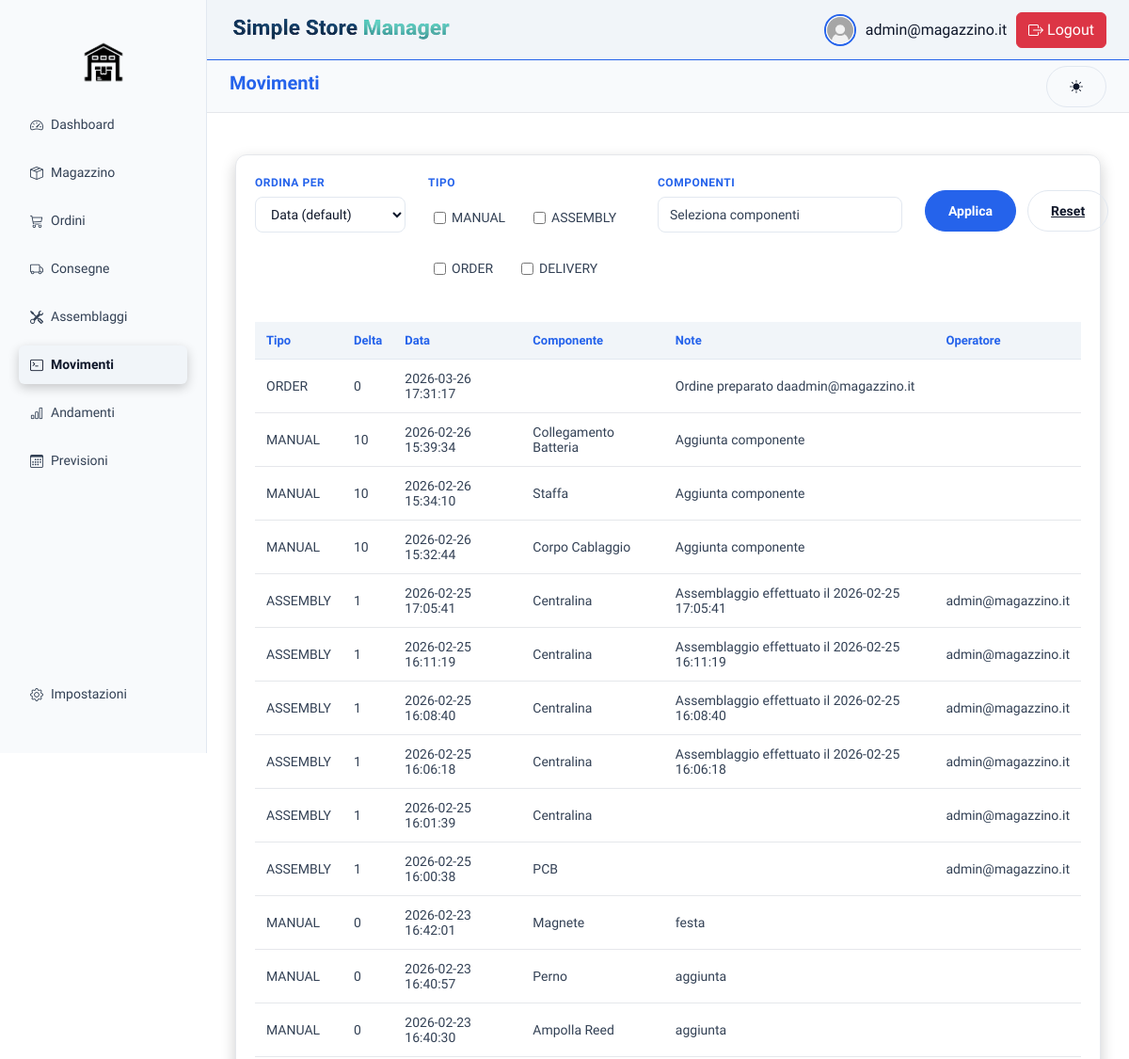
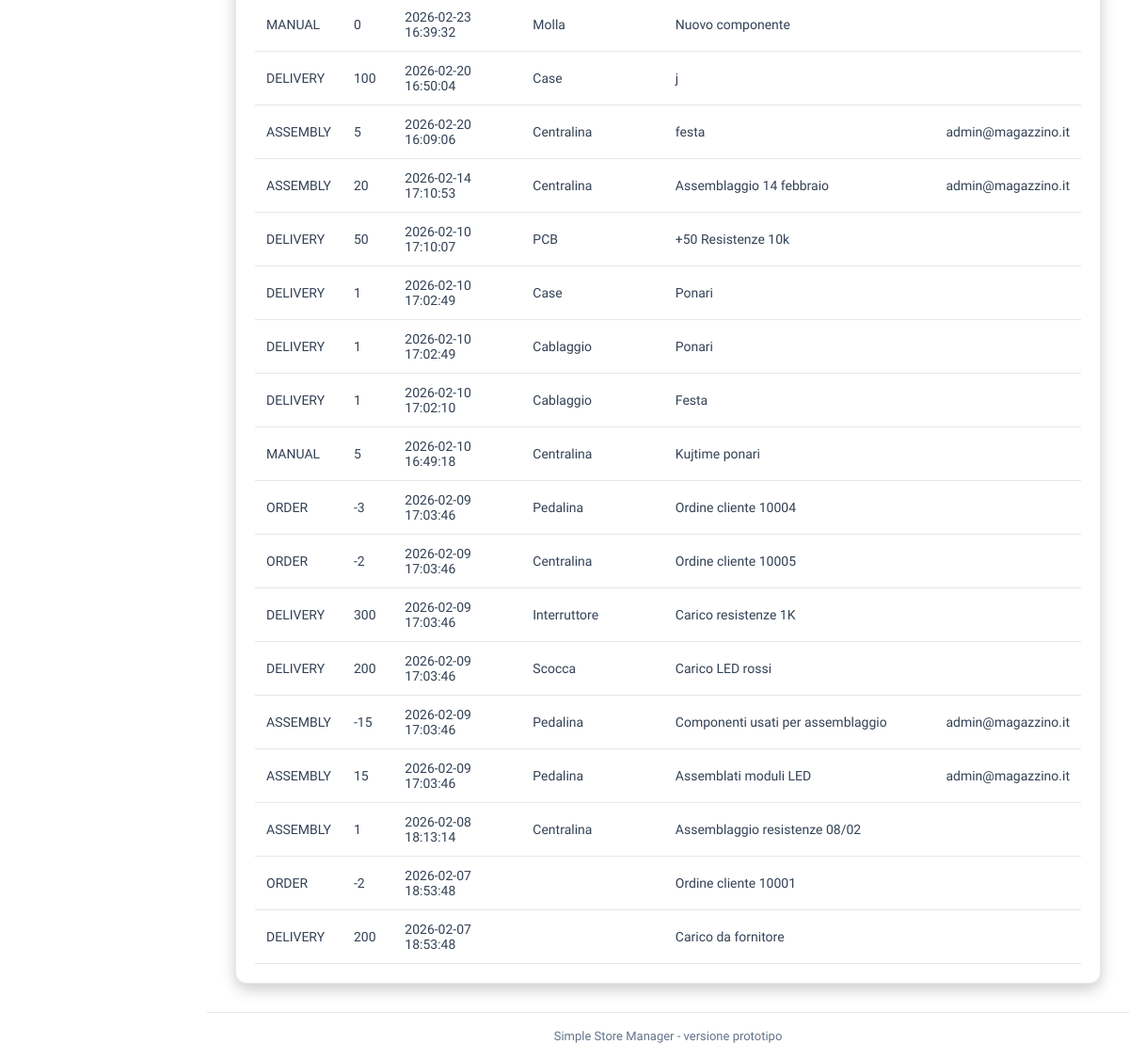
The app's page /index.php?page=movimenti (signed in) with its own data (2 pictures, top to bottom).
### tables this page shows
CREATE TABLE `movimenti` (
  `id` int(5) NOT NULL,
  `delta` int(10) NOT NULL,
  `tipo` enum('ORDER','DELIVERY','MANUAL','ASSEMBLY') NOT NULL,
  `id_ordine` int(5) DEFAULT NULL,
  `id_consegna` int(5) DEFAULT NULL,
  `id_assemblaggio` int(5) DEFAULT NULL,
  `id_componente` int(5) DEFAULT NULL,
  `data_movimento` datetime NOT NULL DEFAULT current_timestamp(),
  `note` text DEFAULT NULL
);

CREATE TABLE `componenti` (
  `id` int(5) NOT NULL,
  `sku` varchar(50) NOT NULL,
  `nome` varchar(30) NOT NULL,
  `qrcode` varchar(100) DEFAULT NULL,
  `unita_misura` varchar(10) DEFAULT NULL,
  `tipo` enum('RAW','ASSEMBLY') NOT NULL
);

CREATE TABLE `utenti` (
  `id` int(5) NOT NULL,
  `email` varchar(30) NOT NULL,
  `password_hash` varchar(255) NOT NULL,
  `ruolo` enum('WAREHOUSE','ADMIN') NOT NULL DEFAULT 'WAREHOUSE',
  `id_ruolo` int(5) DEFAULT NULL
);

### backend/query/movimenti.php (called while the page is built, shortened)
<?php
function getAllMovimenti($filters = []) {
    $pdo = connect();
    $where = [];
    $params = [];
    $sql = "
        SELECT
            m.tipo,
            m.delta,
            m.data_movimento,
            m.note,
            c.nome,
            u.email
        FROM movimenti m
        left JOIN componenti c ON c.id = m.id_componente
        left join assemblaggi a ON a.id = m.id_assemblaggio
        left join utenti u ON u.id = a.id_utente
    ";
    $allowedOrder = [
        'tipo' => 'm.tipo',
        'data' => 'm.data_movimento',
        'nome' => 'c.nome'
    ];
    if (!empty($filters['order']) && isset($allowedOrder[$filters['order']])) {
        $sql .= " ORDER BY " . $allowedOrder[$filters['order']].", m.data_movimento DESC";
    } else {
        $sql .= " ORDER BY m.data_movimento DESC";
    }
    $stmt = $pdo->prepare($sql);
    $stmt->execute($params);
    return $stmt->fetchAll(PDO::FETCH_ASSOC);
}
?>

### frontend/movimenti/movimenti.php (the view, shortened to what this page needs)
<?php
require_once 'backend/query/movimenti.php';
$filters = [
    'tipo'        => $_GET['tipo'] ?? [],
    'componenti'  => $_GET['componenti'] ?? [],
    'order'       => $_GET['order'] ?? null
];
$movimenti = getAllMovimenti($filters);
?>
<!DOCTYPE html>
<html lang="it">
<body>
  <div class="main">
    <div class="card card-movimenti">
      <form method="GET" class="filters" action="">
        <div class="filter-block">
          <label>Ordina per</label>
          <select name="order">
            <option value="">Data (default)</option>
          </select>
        </div>
        <div class="filter-block">
          <label>Tipo</label>
          <div class="checkbox-group">
            <?php foreach (['MANUAL', 'ASSEMBLY', 'ORDER', 'DELIVERY'] as $t): ?>
              <label class="checkbox-item">
                <input
                  type="checkbox"
                  name="tipo[]"
                  value="<?= $t ?>"
                  <?= in_array($t, $_GET['tipo'] ?? []) ? 'checked' : '' ?>>
                <?= $t ?>
              </label>
            <?php endforeach; ?>
          </div>
        </div>
        <div class="filter-block component-filter">
        <label>Componenti</label>
        <button type="button" class="component-toggle">
        </button>
        </div>
        <div class="filter-actions">
          <button type="submit" class="btn-primary">Applica</button>
          <a href="index.php?page=movimenti" class="btn-secondary">Reset</a>
        </div>
      </form>
      <table class="orders-table">
        <thead>
          <tr>
            <th>Tipo</th>
            <th>Delta</th>
            <th>Data</th>
            <th>Componente</th>
            <th>Note</th>
            <th>Operatore</th>
          </tr>
        </thead>
        <tbody>
          <?php foreach ($movimenti as $movimento): ?>
            <tr>
              <td><?= htmlspecialchars($movimento['tipo']) ?></td>
              <td><?= htmlspecialchars($movimento['delta']) ?></td>
              <td><?= htmlspecialchars($movimento['data_movimento']) ?></td>
              <td><?= htmlspecialchars($movimento['nome']) ?></td>
              <td><?= htmlspecialchars($movimento['note']) ?></td>
              <td><?= htmlspecialchars($movimento['email']) ?></td>
            </tr>
          <?php endforeach; ?>
        </tbody>
      </table>
    </div>
  </div>
</body>
</html>

### frontend/stile/layout.css (style rules this page uses)
:root { --sidebar-width: 13.75rem; }
* { box-sizing: border-box; margin: 0; padding: 0; }
body { font-family: "Sora", sans-serif; background-color: var(--background-color); color: var(--text-light); line-height: 1.5; -webkit-font-smoothing: antialiased; }
.main { margin-left: var(--sidebar-width); padding: 8.75rem 1.875rem 1.875rem; min-height: 100vh; transition: margin-left 0.3s ease; }
.card { background: var(--background-section); padding: 1.25rem; border-radius: 12px; border: 1px solid var(--background-hover); box-shadow: 0 6px 16px rgba(0, 0, 0, 0.2); display: flex; flex-direction: column; color: var(--text-light); }
.orders-table, .assembly-table { width: 100%; border-collapse: collapse; margin-top: 0.625rem; }
.orders-table th, .assembly-table th { text-align: left; font-size: 0.8125rem; color: var(--highlight-color); padding: 0.75rem; background-color: var(--background-thead); font-weight: 600; border-bottom: 1px solid var(--border-color); }
.orders-table td, .assembly-table td { padding: 0.75rem; border-bottom: 1px solid var(--background-hover); font-size: 0.875rem; color: var(--text-grey); }
input, select, textarea { width: 100%; padding: 0.625rem 0.75rem; border: 1px solid var(--background-hover); border-radius: 6px; font-size: max(1rem, 0.875rem); background-color: var(--background-color); color: var(--text-light); transition: border-color 0.2s, box-shadow 0.2s; }
.btn-primary { display: inline-flex; align-items: center; justify-content: center; padding: 0.625rem 1.5rem; font-size: 0.875rem; font-weight: 600; color: var(--background-color); background-color: var(--highlight-color); border: 1px solid var(--highlight-color); border-radius: 999px; cursor: pointer; transition: all 0.2s ease; min-height: 2.75rem; touch-action: manipulation; }
.btn-secondary { display: inline-flex; align-items: center; justify-content: center; padding: 0.625rem 1.5rem; font-size: 0.875rem; font-weight: 600; color: var(--text-light); background-color: transparent; border: 1px solid var(--border-color); border-radius: 999px; cursor: pointer; transition: all 0.2s ease; min-height: 2.75rem; touch-action: manipulation; }
.filters { display: grid; grid-template-columns: minmax(10rem, 13.75rem) minmax(13.75rem, 1fr) minmax(16.25rem, 1.4fr) auto; gap: 1.5rem; align-items: start; margin-bottom: 1.5625rem; }
.filter-block { display: flex; flex-direction: column; gap: 0.375rem; min-width: 0; }
.filter-block > label { font-size: 0.75rem; font-weight: 600; text-transform: uppercase; letter-spacing: 0.5px; color: var(--highlight-color); }
.filter-block select { height: 2.375rem; padding: 0 0.75rem; border-radius: 8px; border: 1px solid var(--border-color); background: var(--background-section); color: var(--text-light); font-size: 0.875rem; width: 100%; min-width: 0; }
.checkbox-group { display: flex; flex-wrap: wrap; gap: 0.625rem 1.125rem; }
.checkbox-item { display: flex; align-items: center; gap: 0.375rem; font-size: 0.875rem; color: var(--text-grey); cursor: pointer; padding: 0.25rem 0.375rem; border-radius: 6px; min-height: 2.75rem; }
.checkbox-item input { accent-color: var(--highlight-color); }
.component-filter { position: relative; }
.component-toggle { width: 100%; height: 2.375rem; padding: 0 0.75rem; border-radius: 8px; border: 1px solid var(--border-color); background: var(--background-section); color: var(--text-grey); font-size: 0.875rem; text-align: left; cursor: pointer; transition: border .15s ease; }
.filter-actions { display: flex; align-items: center; gap: 0.75rem; justify-content: flex-end; padding-top: 1.0625rem; }
.card-movimenti { overflow: visible; }

### records on screen
movimenti: tipo "ORDER", delta "0", data_movimento "2026-03-26 17:31:17", note "Ordine preparato daadmin@magazzino.it"
movimenti: tipo "MANUAL", delta "10", data_movimento "2026-02-26 15:39:34", id_componente.nome "Collegamento Batteria", note "Aggiunta componente"
movimenti: tipo "MANUAL", delta "10", data_movimento "2026-02-26 15:34:10", id_componente.nome "Staffa", note "Aggiunta componente"
movimenti: tipo "MANUAL", delta "10", data_movimento "2026-02-26 15:32:44", id_componente.nome "Corpo Cablaggio", note "Aggiunta componente"
movimenti: tipo "ASSEMBLY", delta "1", data_movimento "2026-02-25 17:05:41", id_componente.nome "Centralina", note "Assemblaggio effettuato il 2026-02-25 17:05:41", utenti.email "admin@magazzino.it"
movimenti: tipo "ASSEMBLY", delta "1", data_movimento "2026-02-25 16:11:19", id_componente.nome "Centralina", note "Assemblaggio effettuato il 2026-02-25 16:11:19", utenti.email "admin@magazzino.it"
movimenti: tipo "ASSEMBLY", delta "1", data_movimento "2026-02-25 16:08:40", id_componente.nome "Centralina", note "Assemblaggio effettuato il 2026-02-25 16:08:40", utenti.email "admin@magazzino.it"
movimenti: tipo "ASSEMBLY", delta "1", data_movimento "2026-02-25 16:06:18", id_componente.nome "Centralina", note "Assemblaggio effettuato il 2026-02-25 16:06:18", utenti.email "admin@magazzino.it"
movimenti: tipo "ASSEMBLY", delta "1", data_movimento "2026-02-25 16:01:39", id_componente.nome "Centralina", utenti.email "admin@magazzino.it"
movimenti: tipo "ASSEMBLY", delta "1", data_movimento "2026-02-25 16:00:38", id_componente.nome "PCB", utenti.email "admin@magazzino.it"
movimenti: tipo "MANUAL", delta "0", data_movimento "2026-02-23 16:42:01", id_componente.nome "Magnete", note "festa"
movimenti: tipo "MANUAL", delta "0", data_movimento "2026-02-23 16:40:57", id_componente.nome "Perno", note "aggiunta"
movimenti: tipo "MANUAL", delta "0", data_movimento "2026-02-23 16:40:30", id_componente.nome "Ampolla Reed", note "aggiunta"
movimenti: tipo "MANUAL", delta "0", data_movimento "2026-02-23 16:39:32", id_componente.nome "Molla", note "Nuovo componente"
movimenti: tipo "DELIVERY", delta "100", data_movimento "2026-02-20 16:50:04", id_componente.nome "Case", note "j"
movimenti: tipo "ASSEMBLY", delta "5", data_movimento "2026-02-20 16:09:06", id_componente.nome "Centralina", note "festa", utenti.email "admin@magazzino.it"
movimenti: tipo "ASSEMBLY", delta "20", data_movimento "2026-02-14 17:10:53", id_componente.nome "Centralina", note "Assemblaggio 14 febbraio", utenti.email "admin@magazzino.it"
movimenti: tipo "DELIVERY", delta "50", data_movimento "2026-02-10 17:10:07", id_componente.nome "PCB", note "+50 Resistenze 10k"
movimenti: tipo "DELIVERY", delta "1", data_movimento "2026-02-10 17:02:49", id_componente.nome "Case", note "Ponari"
movimenti: tipo "DELIVERY", delta "1", data_movimento "2026-02-10 17:02:49", id_componente.nome "Cablaggio", note "Ponari"
movimenti: tipo "DELIVERY", delta "1", data_movimento "2026-02-10 17:02:10", id_componente.nome "Cablaggio", note "Festa"
movimenti: tipo "MANUAL", delta "5", data_movimento "2026-02-10 16:49:18", id_componente.nome "Centralina", note "Kujtime ponari"
movimenti: tipo "ORDER", delta "-3", data_movimento "2026-02-09 17:03:46", id_componente.nome "Pedalina", note "Ordine cliente 10004"
movimenti: tipo "ORDER", delta "-2", data_movimento "2026-02-09 17:03:46", id_componente.nome "Centralina", note "Ordine cliente 10005"
movimenti: tipo "DELIVERY", delta "300", data_movimento "2026-02-09 17:03:46", id_componente.nome "Interruttore", note "Carico resistenze 1K"
movimenti: tipo "DELIVERY", delta "200", data_movimento "2026-02-09 17:03:46", id_componente.nome "Scocca", note "Carico LED rossi"
movimenti: tipo "ASSEMBLY", delta "-15", data_movimento "2026-02-09 17:03:46", id_componente.nome "Pedalina", note "Componenti usati per assemblaggio", utenti.email "admin@magazzino.it"
movimenti: tipo "ASSEMBLY", delta "15", data_movimento "2026-02-09 17:03:46", id_componente.nome "Pedalina", note "Assemblati moduli LED", utenti.email "admin@magazzino.it"
movimenti: tipo "ASSEMBLY", delta "1", data_movimento "2026-02-08 18:13:14", id_componente.nome "Centralina", note "Assemblaggio resistenze 08/02"
movimenti: tipo "ORDER", delta "-2", data_movimento "2026-02-07 18:53:48", note "Ordine cliente 10001"
movimenti: tipo "DELIVERY", delta "200", data_movimento "2026-02-07 18:53:48", note "Carico da fornitore"

### other values on screen
$pagina "Dashboard"
$pagina "Magazzino"
$pagina "Ordini"
$pagina "Consegne"
$pagina "Assemblaggi"
$pagina "Movimenti"
$pagina "Andamenti"
$pagina "Previsioni"
$pagina "Impostazioni"
$_SESSION['user'] "admin@magazzino.it"
$page "Movimenti"
$t "MANUAL"
$t "ASSEMBLY"
$t "ORDER"
$t "DELIVERY"
